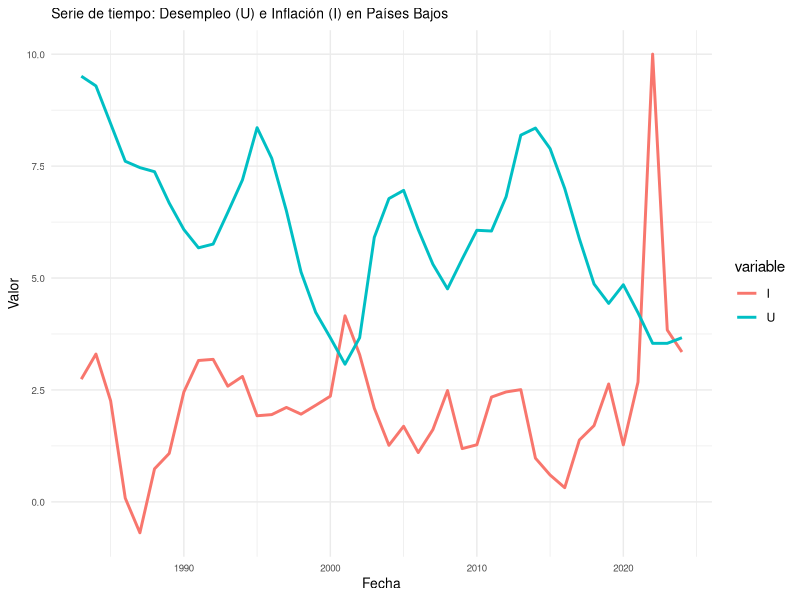

Source code (R):
## ---- chunk 1
if(!require(readr)) install.packages("readr"); library(readr)
if(!require(dplyr)) install.packages("dplyr"); library(dplyr)
if(!require(ggplot2)) install.packages("ggplot2"); library(ggplot2)
if(!require(tidyr)) install.packages("tidyr"); library(tidyr)
## ---- chunk 2
DFU <- read.csv("LRHUTTTTNLA156N.csv")
DFI <- read.csv("FPCPITOTLZGNLD.csv")
## ---- chunk 3
#limpieza de datos y union
DFF <- full_join(DFU, DFI, by ='observation_date')
# DFF quedara definida como nuestra base
DFF <- DFF |> rename(U = LRHUTTTTNLA156N) |> rename(I = FPCPITOTLZGNLD) |>
    na.omit() 

DFF$observation_date <- as.Date(DFF$observation_date, format = "%Y-%m-%d")
 # aca le damo el formato de fechas, ademas del el renombre de las variables y
 #limpieza de NA
## ---- chunk 4

DFF_long <- DFF |> 
  pivot_longer(cols = c(U, I), 
               names_to = "variable", 
               values_to = "valor")


ggplot(DFF_long, aes(x = observation_date, y = valor, color = variable)) +
  geom_line(size = 1) +
  labs(
    title = "Serie de tiempo: Desempleo (U) e Inflación (I) en Países Bajos",
    x = "Fecha",
    y = "Valor"
  ) +
  theme_minimal() +
  theme(
    plot.title = element_text(size = 10),   
    axis.title = element_text(size = 10),   
    axis.text = element_text(size = 7)      
  )


## ---- chunk 5
summary(DFF$I)
## ---- chunk 6
summary(DFF$U)
## ---- chunk 7
#Prueba con lM
modelo <- lm(I ~ lag(I,1) + U + lag(U,1), data=DFF)
summary(modelo)
